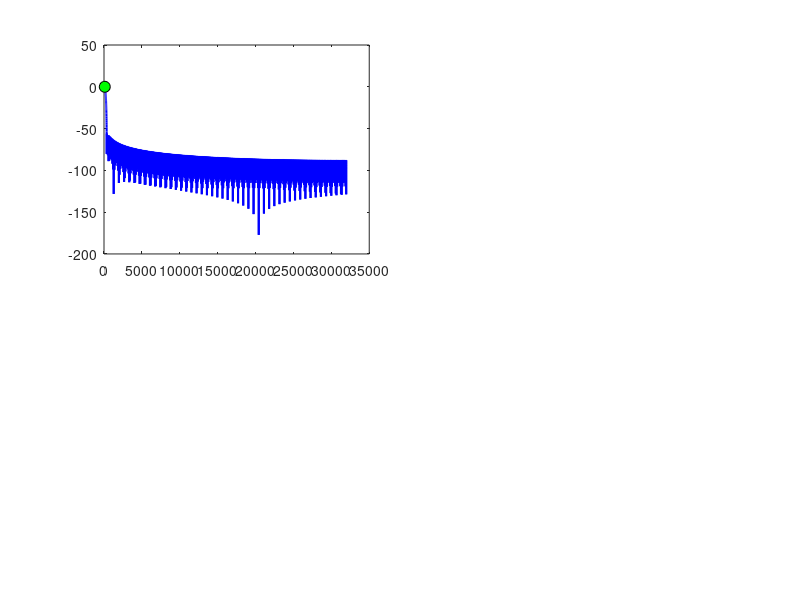

This figure's MATLAB source: (Note: this script raises an error after producing the figure.)
%% Ecualizador de Audio de 4 Bandas - Filtros FIR
% Diseño usando Ventanas con fir1()
clear all; close all; clc;

%% Parámetros del sistema
Fs = 64000; % Frecuencia de muestreo en Hz
T = 1/Fs; % Período de muestreo

% Frecuencias centrales (Hz)
fc = [102.4, 512, 2560, 12800];

% Cálculo de frecuencias de corte (media geométrica)
f_cutoff = zeros(1,5);
f_cutoff(1) = 0; % Para el primer filtro pasabajos
for i = 2:4
    f_cutoff(i) = sqrt(fc(i-1) * fc(i));
end
f_cutoff(5) = Fs/2; % Para el último filtro pasaaltos

fprintf('Frecuencias de corte:\n');
for i = 1:5
    fprintf('f%d = %.2f Hz\n', i, f_cutoff(i));
end

%% Especificaciones de los filtros FIR
% Para filtros FIR: Atenuación límite en banda de paso = 6dB
% Atenuación en banda eliminada = 15dB

Ap = 6; % Atenuación en banda de paso (dB) - específico para FIR
As = 15; % Atenuación en banda eliminada (dB)

%% Selección de ventana según especificaciones
% Análisis de ventanas disponibles:
% - Rectangular: As ≈ 21 dB, Δf = 0.9/N
% - Hann: As ≈ 44 dB, Δf = 3.1/N
% - Hamming: As ≈ 53 dB, Δf = 3.3/N
% - Blackman: As ≈ 74 dB, Δf = 5.5/N
% - Kaiser: As ajustable mediante β

% Con As = 15 dB requerido, la ventana RECTANGULAR es suficiente
% Sin embargo, usaremos HAMMING para mejor comportamiento

fprintf('\n=== SELECCIÓN DE VENTANA ===\n');
fprintf('Atenuación requerida en banda eliminada: %.1f dB\n', As);
fprintf('Ventana seleccionada: HAMMING (As ≈ 53 dB)\n');
fprintf('Atenuación en banda de paso (FIR): %.1f dB\n', Ap);

%% Función para calcular orden del filtro
function N = calcular_orden_fir(fp, fs, Fs, ventana)
    % fp: frecuencia de paso
    % fs: frecuencia de rechazo
    % Fs: frecuencia de muestreo
    % ventana: tipo de ventana
    
    df = abs(fs - fp); % Ancho de banda de transición
    df_norm = df / Fs; % Normalizado
    
    switch ventana
        case 'rectangular'
            factor = 0.9;
        case 'hann'
            factor = 3.1;
        case 'hamming'
            factor = 3.3;
        case 'blackman'
            factor = 5.5;
        otherwise
            factor = 3.3; % Por defecto Hamming
    end
    
    N = ceil(factor / df_norm);
    
    % Asegurar que N es par para filtros tipo I (simetría)
    if mod(N, 2) == 1
        N = N + 1;
    end
end

ventana_tipo = 'hamming';

%% BANDA 1: Filtro Pasabajos (102.4 Hz)
fprintf('\n=== BANDA 1: Pasabajos (fc = %.1f Hz) ===\n', fc(1));

% Frecuencias de diseño
fp1 = f_cutoff(2); % Frecuencia de paso (228 Hz)
fs1 = fc(2); % Frecuencia de rechazo (512 Hz)

% Calcular orden del filtro
N1 = calcular_orden_fir(fp1, fs1, Fs, ventana_tipo);
fprintf('Orden del filtro: %d\n', N1);
fprintf('Ancho de transición: %.2f Hz\n', fs1 - fp1);

% Diseño del filtro FIR pasabajos
% Frecuencia normalizada (0 a 1, donde 1 es Nyquist)
Wn1 = f_cutoff(2) / (Fs/2);
b1_fir = fir1(N1, Wn1, 'low', hamming(N1+1));

%% BANDA 2: Filtro Pasabanda (512 Hz)
fprintf('\n=== BANDA 2: Pasabanda (fc = %.1f Hz) ===\n', fc(2));

% Frecuencias de diseño
fp2_low = f_cutoff(2); % Frecuencia de paso inferior (228 Hz)
fs2_low = fc(1); % Frecuencia de rechazo inferior (102.4 Hz)
fp2_high = f_cutoff(3); % Frecuencia de paso superior (1142 Hz)
fs2_high = fc(3); % Frecuencia de rechazo superior (2560 Hz)

% Calcular orden considerando ambas transiciones
N2_low = calcular_orden_fir(fp2_low, fs2_low, Fs, ventana_tipo);
N2_high = calcular_orden_fir(fp2_high, fs2_high, Fs, ventana_tipo);
N2 = max(N2_low, N2_high);
fprintf('Orden del filtro: %d\n', N2);
fprintf('Ancho de transición inferior: %.2f Hz\n', fp2_low - fs2_low);
fprintf('Ancho de transición superior: %.2f Hz\n', fs2_high - fp2_high);

% Diseño del filtro FIR pasabanda
Wn2 = [f_cutoff(2) f_cutoff(3)] / (Fs/2);
b2_fir = fir1(N2, Wn2, 'bandpass', hamming(N2+1));

%% BANDA 3: Filtro Pasabanda (2560 Hz)
fprintf('\n=== BANDA 3: Pasabanda (fc = %.1f Hz) ===\n', fc(3));

% Frecuencias de diseño
fp3_low = f_cutoff(3); % Frecuencia de paso inferior (1142 Hz)
fs3_low = fc(2); % Frecuencia de rechazo inferior (512 Hz)
fp3_high = f_cutoff(4); % Frecuencia de paso superior (5702 Hz)
fs3_high = fc(4); % Frecuencia de rechazo superior (12800 Hz)

% Calcular orden considerando ambas transiciones
N3_low = calcular_orden_fir(fp3_low, fs3_low, Fs, ventana_tipo);
N3_high = calcular_orden_fir(fp3_high, fs3_high, Fs, ventana_tipo);
N3 = max(N3_low, N3_high);
fprintf('Orden del filtro: %d\n', N3);
fprintf('Ancho de transición inferior: %.2f Hz\n', fp3_low - fs3_low);
fprintf('Ancho de transición superior: %.2f Hz\n', fs3_high - fp3_high);

% Diseño del filtro FIR pasabanda
Wn3 = [f_cutoff(3) f_cutoff(4)] / (Fs/2);
b3_fir = fir1(N3, Wn3, 'bandpass', hamming(N3+1));

%% BANDA 4: Filtro Pasaaltos (12800 Hz)
fprintf('\n=== BANDA 4: Pasaaltos (fc = %.1f Hz) ===\n', fc(4));

% Frecuencias de diseño
fp4 = f_cutoff(4); % Frecuencia de paso (5702 Hz)
fs4 = fc(3); % Frecuencia de rechazo (2560 Hz)

% Calcular orden del filtro
N4 = calcular_orden_fir(fp4, fs4, Fs, ventana_tipo);
fprintf('Orden del filtro: %d\n', N4);
fprintf('Ancho de transición: %.2f Hz\n', fp4 - fs4);

% Diseño del filtro FIR pasaaltos
Wn4 = f_cutoff(4) / (Fs/2);
b4_fir = fir1(N4, Wn4, 'high', hamming(N4+1));

%% Visualización de respuestas en frecuencia
figure('Position', [100 100 1400 900]);

for banda = 1:4
    % Seleccionar los coeficientes correspondientes
    switch banda
        case 1
            b_fir = b1_fir;
            N_orden = N1;
            titulo = sprintf('Banda 1: Pasabajos (fc = %.1f Hz, Orden = %d)', fc(1), N_orden);
        case 2
            b_fir = b2_fir;
            N_orden = N2;
            titulo = sprintf('Banda 2: Pasabanda (fc = %.1f Hz, Orden = %d)', fc(2), N_orden);
        case 3
            b_fir = b3_fir;
            N_orden = N3;
            titulo = sprintf('Banda 3: Pasabanda (fc = %.1f Hz, Orden = %d)', fc(3), N_orden);
        case 4
            b_fir = b4_fir;
            N_orden = N4;
            titulo = sprintf('Banda 4: Pasaaltos (fc = %.1f Hz, Orden = %d)', fc(4), N_orden);
    end
    
    % Calcular respuesta en frecuencia
    [H_fir, f_fir] = freqz(b_fir, 1, 8192, Fs);
    
    % Gráfica
    subplot(2, 2, banda);
    plot(f_fir, 20*log10(abs(H_fir)), 'b-', 'LineWidth', 1.5);
    hold on;
    
    % Marcar frecuencia central
    plot(fc(banda), 0, 'ko', 'MarkerSize', 8, 'MarkerFaceColor', 'g');
    
    % Añadir líneas de frecuencias de corte y adyacentes
    ylim_vals = [-80 5];
    
    switch banda
        case 1 % Pasabajos
            % Frecuencia de corte (media geométrica) - línea de -6dB
            yline(-6, 'r--', 'LineWidth', 1.5);
            plot([f_cutoff(2) f_cutoff(2)], ylim_vals, 'k--', 'LineWidth', 1);
            text(f_cutoff(2), -60, sprintf('%.1f Hz\n(-6dB)', f_cutoff(2)), ...
                'HorizontalAlignment', 'center', 'FontSize', 8, 'BackgroundColor', 'white');
            % Frecuencia de la banda siguiente (atenuación -15dB)
            yline(-15, 'c--', 'LineWidth', 1.5);
            plot([fc(2) fc(2)], ylim_vals, 'm--', 'LineWidth', 1);
            text(fc(2), -25, sprintf('%.1f Hz\n(-15dB)', fc(2)), ...
                'HorizontalAlignment', 'center', 'FontSize', 8, 'BackgroundColor', 'white');
            
        case 2 % Pasabanda (512 Hz)
            % Líneas de referencia de atenuación
            yline(-6, 'r--', 'LineWidth', 1.5);
            yline(-15, 'c--', 'LineWidth', 1.5);
            % Frecuencia de corte inferior
            plot([f_cutoff(2) f_cutoff(2)], ylim_vals, 'k--', 'LineWidth', 1);
            text(f_cutoff(2), -60, sprintf('%.1f Hz\n(-6dB)', f_cutoff(2)), ...
                'HorizontalAlignment', 'center', 'FontSize', 8, 'BackgroundColor', 'white');
            % Frecuencia de corte superior
            plot([f_cutoff(3) f_cutoff(3)], ylim_vals, 'k--', 'LineWidth', 1);
            text(f_cutoff(3), -60, sprintf('%.1f Hz\n(-6dB)', f_cutoff(3)), ...
                'HorizontalAlignment', 'center', 'FontSize', 8, 'BackgroundColor', 'white');
            % Frecuencia banda anterior (atenuación -15dB)
            plot([fc(1) fc(1)], ylim_vals, 'm--', 'LineWidth', 1);
            text(fc(1), -25, sprintf('%.1f Hz\n(-15dB)', fc(1)), ...
                'HorizontalAlignment', 'center', 'FontSize', 8, 'BackgroundColor', 'white');
            % Frecuencia banda posterior (atenuación -15dB)
            plot([fc(3) fc(3)], ylim_vals, 'm--', 'LineWidth', 1);
            text(fc(3), -25, sprintf('%.1f Hz\n(-15dB)', fc(3)), ...
                'HorizontalAlignment', 'center', 'FontSize', 8, 'BackgroundColor', 'white');
            
        case 3 % Pasabanda (2560 Hz)
            % Líneas de referencia de atenuación
            yline(-6, 'r--', 'LineWidth', 1.5);
            yline(-15, 'c--', 'LineWidth', 1.5);
            % Frecuencia de corte inferior
            plot([f_cutoff(3) f_cutoff(3)], ylim_vals, 'k--', 'LineWidth', 1);
            text(f_cutoff(3), -60, sprintf('%.1f Hz\n(-6dB)', f_cutoff(3)), ...
                'HorizontalAlignment', 'center', 'FontSize', 8, 'BackgroundColor', 'white');
            % Frecuencia de corte superior
            plot([f_cutoff(4) f_cutoff(4)], ylim_vals, 'k--', 'LineWidth', 1);
            text(f_cutoff(4), -60, sprintf('%.1f Hz\n(-6dB)', f_cutoff(4)), ...
                'HorizontalAlignment', 'center', 'FontSize', 8, 'BackgroundColor', 'white');
            % Frecuencia banda anterior (atenuación -15dB)
            plot([fc(2) fc(2)], ylim_vals, 'm--', 'LineWidth', 1);
            text(fc(2), -25, sprintf('%.1f Hz\n(-15dB)', fc(2)), ...
                'HorizontalAlignment', 'center', 'FontSize', 8, 'BackgroundColor', 'white');
            % Frecuencia banda posterior (atenuación -15dB)
            plot([fc(4) fc(4)], ylim_vals, 'm--', 'LineWidth', 1);
            text(fc(4), -25, sprintf('%.1f Hz\n(-15dB)', fc(4)), ...
                'HorizontalAlignment', 'center', 'FontSize', 8, 'BackgroundColor', 'white');
            
        case 4 % Pasaaltos
            % Líneas de referencia de atenuación
            yline(-6, 'r--', 'LineWidth', 1.5);
            yline(-15, 'c--', 'LineWidth', 1.5);
            % Frecuencia de corte
            plot([f_cutoff(4) f_cutoff(4)], ylim_vals, 'k--', 'LineWidth', 1);
            text(f_cutoff(4), -60, sprintf('%.1f Hz\n(-6dB)', f_cutoff(4)), ...
                'HorizontalAlignment', 'center', 'FontSize', 8, 'BackgroundColor', 'white');
            % Frecuencia banda anterior (atenuación -15dB)
            plot([fc(3) fc(3)], ylim_vals, 'm--', 'LineWidth', 1);
            text(fc(3), -25, sprintf('%.1f Hz\n(-15dB)', fc(3)), ...
                'HorizontalAlignment', 'center', 'FontSize', 8, 'BackgroundColor', 'white');
    end
    
    grid on;
    xlabel('Frecuencia (Hz)');
    ylabel('Magnitud (dB)');
    title(titulo);
    legend('Respuesta FIR', 'Frecuencia Central', 'Location', 'best');
    xlim([20 Fs/2]);
    ylim(ylim_vals);
    set(gca, 'XScale', 'log');
end

sgtitle('Respuestas en Frecuencia - Filtros FIR (Ventana Hamming)');

%% Visualización de respuestas de fase (lineales)
figure('Position', [100 100 1400 900]);

for banda = 1:4
    switch banda
        case 1
            b_fir = b1_fir;
            titulo = sprintf('Banda 1: Fase Lineal');
        case 2
            b_fir = b2_fir;
            titulo = sprintf('Banda 2: Fase Lineal');
        case 3
            b_fir = b3_fir;
            titulo = sprintf('Banda 3: Fase Lineal');
        case 4
            b_fir = b4_fir;
            titulo = sprintf('Banda 4: Fase Lineal');
    end
    
    [H_fir, f_fir] = freqz(b_fir, 1, 8192, Fs);
    phase = unwrap(angle(H_fir)) * 180/pi;
    
    subplot(2, 2, banda);
    plot(f_fir, phase, 'b-', 'LineWidth', 1.5);
    grid on;
    xlabel('Frecuencia (Hz)');
    ylabel('Fase (grados)');
    title(titulo);
    set(gca, 'XScale', 'log');
    xlim([20 Fs/2]);
end

sgtitle('Respuestas de Fase - Filtros FIR (Fase Lineal)');

%% Función del ecualizador FIR
function y = ecualizador_FIR(x, G1, G2, G3, G4, b1, b2, b3, b4)
    % Filtrar cada banda
    y1 = filter(b1, 1, x) * G1;
    y2 = filter(b2, 1, x) * G2;
    y3 = filter(b3, 1, x) * G3;
    y4 = filter(b4, 1, x) * G4;
    
    % Combinar las señales
    y = y1 + y2 + y3 + y4;
end

%% Ejemplo de uso con señal de prueba
fprintf('\n=== EJEMPLO DE USO ===\n');

% Generar señal de prueba (suma de senoidales)
t = 0:T:1; % 1 segundo
x_test = sin(2*pi*100*t) + sin(2*pi*500*t) + ...
         sin(2*pi*2500*t) + sin(2*pi*10000*t);
x_test = x_test / max(abs(x_test)); % Normalizar

% Ganancias de ejemplo (0 a 2)
G1 = 1.5; % Realzar graves
G2 = 1.0; % Medios sin cambio
G3 = 0.8; % Atenuar medios-agudos
G4 = 1.2; % Realzar agudos

% Aplicar el ecualizador
y_eq = ecualizador_FIR(x_test, G1, G2, G3, G4, b1_fir, b2_fir, b3_fir, b4_fir);

% Graficar espectros
figure('Position', [100 100 1200 500]);

subplot(1,2,1);
[Pxx, f_psd] = pwelch(x_test, hamming(1024), 512, 2048, Fs);
plot(f_psd, 10*log10(Pxx), 'b-', 'LineWidth', 1.5);
grid on;
xlabel('Frecuencia (Hz)');
ylabel('Potencia (dB/Hz)');
title('Espectro de la Señal Original');
set(gca, 'XScale', 'log');
xlim([50 Fs/2]);

subplot(1,2,2);
[Pyy, f_psd] = pwelch(y_eq, hamming(1024), 512, 2048, Fs);
plot(f_psd, 10*log10(Pyy), 'r-', 'LineWidth', 1.5);
grid on;
xlabel('Frecuencia (Hz)');
ylabel('Potencia (dB/Hz)');
title(sprintf('Espectro Ecualizado (G=[%.1f, %.1f, %.1f, %.1f])', G1, G2, G3, G4));
set(gca, 'XScale', 'log');
xlim([50 Fs/2]);

sgtitle('Comparación Espectral: Original vs Ecualizado (FIR)');

%% Respuesta global del sistema
figure('Position', [100 100 1000 400]);

% Calcular respuesta combinada
[H1, f] = freqz(b1_fir, 1, 8192, Fs);
[H2, ~] = freqz(b2_fir, 1, 8192, Fs);
[H3, ~] = freqz(b3_fir, 1, 8192, Fs);
[H4, ~] = freqz(b4_fir, 1, 8192, Fs);

H_total = G1*H1 + G2*H2 + G3*H3 + G4*H4;

plot(f, 20*log10(abs(H_total)), 'k-', 'LineWidth', 2);
hold on;
plot(f, 20*log10(abs(H1)*G1), 'b--', 'LineWidth', 1);
plot(f, 20*log10(abs(H2)*G2), 'g--', 'LineWidth', 1);
plot(f, 20*log10(abs(H3)*G3), 'm--', 'LineWidth', 1);
plot(f, 20*log10(abs(H4)*G4), 'r--', 'LineWidth', 1);

grid on;
xlabel('Frecuencia (Hz)');
ylabel('Magnitud (dB)');
title('Respuesta en Frecuencia del Ecualizador Completo (FIR)');
legend('Total', 'Banda 1', 'Banda 2', 'Banda 3', 'Banda 4', 'Location', 'best');
set(gca, 'XScale', 'log');
xlim([20 Fs/2]);

%% Tabla resumen
fprintf('\n=== RESUMEN DE DISEÑO FIR ===\n');
fprintf('Ventana utilizada: %s\n', upper(ventana_tipo));
fprintf('Atenuación en banda de paso: %.1f dB\n', Ap);
fprintf('Atenuación en banda eliminada: %.1f dB\n', As);
fprintf('\nÓrdenes de los filtros:\n');
fprintf('  Banda 1 (Pasabajos):    N = %d\n', N1);
fprintf('  Banda 2 (Pasabanda):    N = %d\n', N2);
fprintf('  Banda 3 (Pasabanda):    N = %d\n', N3);
fprintf('  Banda 4 (Pasaaltos):    N = %d\n', N4);
fprintf('\nVentaja FIR: Fase lineal (sin distorsión de fase)\n');
fprintf('Desventaja FIR: Mayor orden que IIR para mismas especificaciones\n');

fprintf('\nEcualizador FIR diseñado exitosamente.\n');